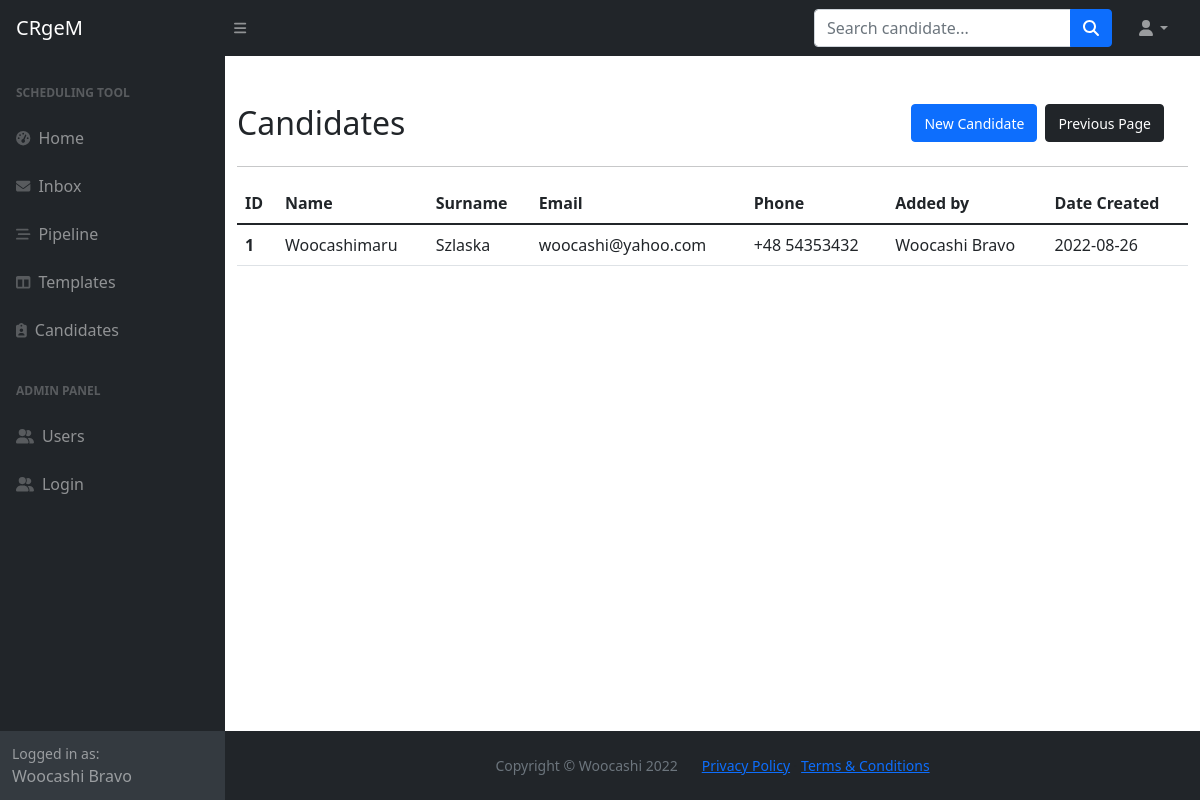
The page /candidates (signed in) on the database its author committed.
### main.py (models this page shows)
class User(db.Model, UserMixin, Base):
    __tablename__="users"
    id = db.Column(db.Integer, primary_key=True)
    first_name = db.Column(db.String, nullable=False)
    last_name = db.Column(db.String, nullable=False)
    full_name = db.Column(db.String, nullable=False)
    email = db.Column(db.String, nullable=False, unique=True)
    phone = db.Column(db.String, nullable=False)
    type = db.Column(db.String, nullable=False)
    password = db.Column(db.String, nullable=False)
    templates = relationship("Template", back_populates="created_by")
    candidates = relationship("Candidate", back_populates="created_by")
    tasks_sent = relationship("Task", primaryjoin="User.id==Task.sender_id", back_populates="from_user")
    tasks_received = relationship("Task", primaryjoin="User.id==Task.recipient_id", back_populates="to_user")
    tasks_delegated = relationship("Task", primaryjoin="User.id==Task.delegate_id", back_populates="delegated_by")
    message = relationship("Message", primaryjoin="Message.user_id==User.id", back_populates="user")

class Candidate(db.Model, Base):
    __tablename__="candidates"
    id = db.Column(db.Integer, primary_key=True)
    first_name = db.Column(db.String, nullable=False)
    last_name = db.Column(db.String, nullable=False)
    full_name = db.Column(db.String, nullable=False)
    email = db.Column(db.String, nullable=False, unique=True)
    phone = db.Column(db.String, nullable=False)
    cv = db.Column(db.String, nullable=True)
    owner_id = Column(Integer, ForeignKey('users.id'))
    created_by = relationship("User", back_populates="candidates")
    created_date = db.Column(db.Date, nullable=False)
    tasks = relationship("Task", back_populates="candidate")
    message = relationship("Message", primaryjoin="Message.candidate_id==Candidate.id", back_populates="candidate")

### main.py (the view)
@app.route('/candidates')
def candidates():
    candidates = db.session.query(Candidate).all()
    return render_template('candidates.html', candidates=candidates, current_user=current_user)

### main.py (called while the page is built)
@login_manager.user_loader
def load_user(user_id):
    try:
        return User.query.get(user_id)
    except:
        return None

### templates/candidates.html
{% import "bootstrap/wtf.html" as wtf %}
{% include 'header.html' %}
	<main>
		<div class="container mt-4">
			<div class="row d-flex align-items-center">
				<div class="row d-flex justify-content-between">
					<div class="col">
						<h2 class="mt-4">Candidates</h2>
					</div>
					<div class="col d-flex justify-content-end mt-4">
						<span><a class="btn btn-primary ms-2" href="{{url_for('candidates_new', form=form)}}"><small>New Candidate</small></a></span>
						<span><a class="btn btn-dark ms-2" href="javascript:history.back()"><small>Previous Page</small></a></span>
					</div>
				</div>
			</div>
			<hr>
			{% if candidates|length == 0 %}
			<p>There are no candidates registered in this CRM environment</p>
			{% else %}
			<table class="table">
				  <thead>
				    <tr>
				      <th scope="col">ID</th>
				      <th scope="col">Name</th>
				      <th scope="col">Surname</th>
				      <th scope="col">Email</th>
					    <th scope="col">Phone</th>
					    <th scope="col">Added by</th>
					    <th scope="col">Date Created</th>
				    </tr>
				  </thead>
				  <tbody>
				  {% for candidate in candidates %}
				    <tr>
				      <th scope="row">{{candidate.id}}</th>
				      <td>{{candidate.first_name}}</td>
				      <td>{{candidate.last_name}}</td>
				      <td>{{candidate.email}}</td>
					    <td>{{candidate.phone}}</td>
					    <td>{{candidate.created_by.full_name}}</td>
					    <td>{{candidate.created_date}}</td>
				    </tr>
				  {% endfor %}
				  </tbody>
				</table>
			{% endif %}
		</div>
	</main>
{% include 'footer.html' %}

### templates/header.html (shortened to what this page needs)
<!DOCTYPE html>
<html lang="en">
    <head>
        <link href="https://cdn.jsdelivr.net/npm/simple-datatables@latest/dist/style.css" rel="stylesheet" />
        <link href="{{ url_for('static', filename='css/styles.css') }}" rel="stylesheet" />
    </head>
    <body class="sb-nav-fixed">
        <nav class="sb-topnav navbar navbar-expand navbar-dark bg-dark">
            <a class="navbar-brand ps-3" href="{{ url_for('home') }}">CRgeM</a>
            <button class="btn btn-link btn-sm order-1 order-lg-0 me-4 me-lg-0" id="sidebarToggle" href="#!"><i class="fas fa-bars"></i></button>
            <form class="d-none d-md-inline-block form-inline ms-auto me-0 me-md-3 my-2 my-md-0">
                <div class="input-group">
                    <input class="form-control" type="text" placeholder="Search candidate..." aria-label="Search for..." aria-describedby="btnNavbarSearch" />
                    <button class="btn btn-primary" id="btnNavbarSearch" type="button"><i class="fas fa-search"></i></button>
                </div>
            </form>
            <ul class="navbar-nav ms-auto ms-md-0 me-3 me-lg-4">
                <li class="nav-item dropdown">
                    <a class="nav-link dropdown-toggle" id="navbarDropdown" href="#" role="button" data-bs-toggle="dropdown" aria-expanded="false"><i class="fas fa-user fa-fw"></i></a>
                </li>
            </ul>
        </nav>
        <div id="layoutSidenav">
            <div id="layoutSidenav_nav">
                <nav class="sb-sidenav accordion sb-sidenav-dark" id="sidenavAccordion">
                    <div class="sb-sidenav-menu">
                        <div class="nav">
                            <div class="sb-sidenav-menu-heading">Scheduling tool</div>
                            <a class="nav-link" href={{url_for('home')}}>
                                <div class="sb-nav-link-icon"><i class="fas fa-tachometer-alt"></i></div>
                                Home
                            <a class="nav-link" href="{{url_for('inbox')}}">
                                <div class="sb-nav-link-icon"><i class="fa-solid fa-envelope"></i></div>
                                Inbox
                            </a>
                            <a class="nav-link" href={{url_for('pipeline')}}>
                                <div class="sb-nav-link-icon"><i class="fa-solid fa-bars-staggered"></i></div>
                                Pipeline
                            </a>
                            <a class="nav-link" href={{url_for('templates')}}>
                                <div class="sb-nav-link-icon"><i class="fas fa-columns"></i></div>
                                Templates
                            </a>
                            <a class="nav-link" href={{url_for('candidates')}}>
                                <div class="sb-nav-link-icon me-2"><i class="fa-solid fa-clipboard-user"></i></div>
                                Candidates
                            </a>
                            <div class="sb-sidenav-menu-heading">ADMIN PANEL</div>
                            <a class="nav-link" href="{{url_for('users')}}">
                                <div class="sb-nav-link-icon"><i class="fa-solid fa-user-group"></i></div>
                                Users
                            </a>
                            <a class="nav-link" href="{{url_for('login')}}">
                                <div class="sb-nav-link-icon"><i class="fa-solid fa-user-group"></i></div>
                                Login
                            </a>
                        </div>
                    </div>
                    {% if current_user %}
                    <div class="sb-sidenav-footer">
                        <div class="small">Logged in as:</div>
                        {{current_user.first_name}} {{current_user.last_name}}
                    </div>
                    {% endif %}
                </nav>
            </div>
            <div id="layoutSidenav_content">

### rows shown on the page
User: first_name "Woocashi", last_name "Bravo"
Candidate: id "1", first_name "Woocashimaru", last_name "Szlaska", email "woocashi@yahoo.com", phone "+48 54353432", created_by.full_name "Woocashi Bravo", created_date "2022-08-26"
